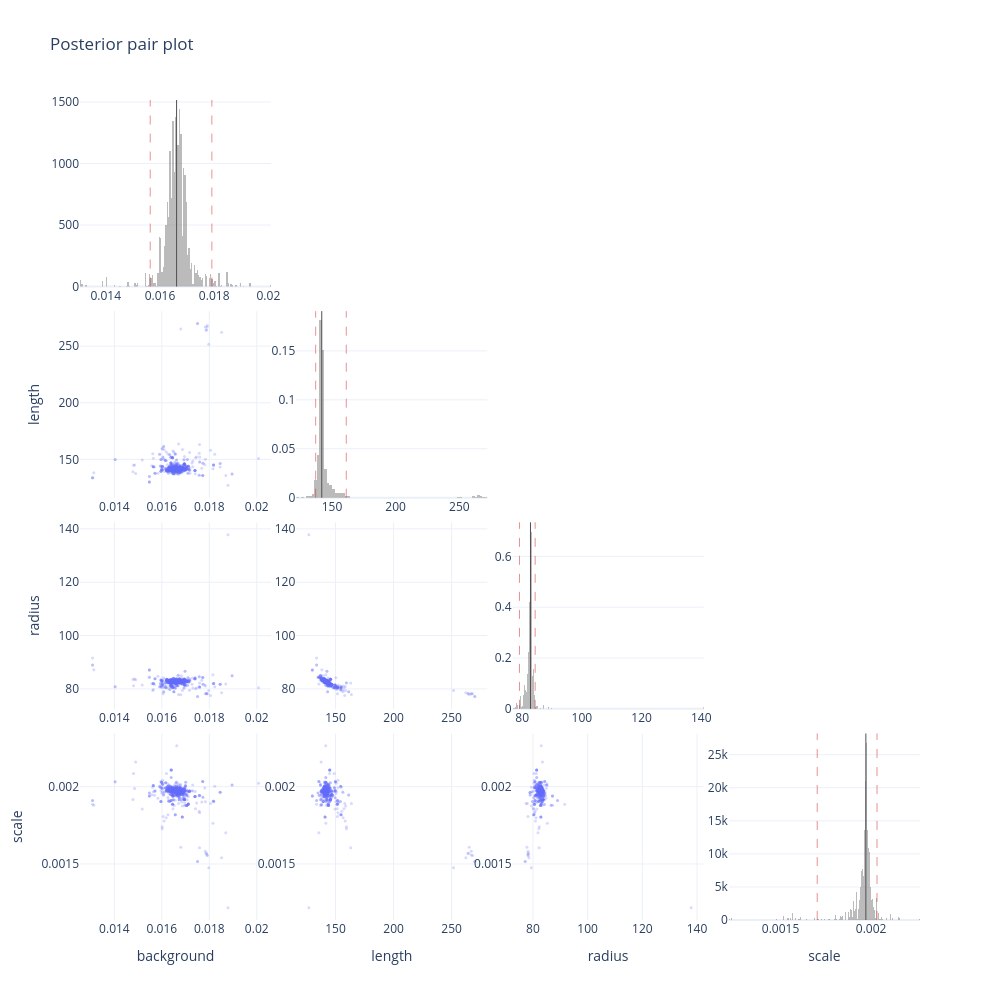

The cell this chart's notebook holds for it:
### Code cell
print('\nGenerating posterior pair (corner) plot...')
fitteri.plot_posterior_pairs()

### Figure 1 — Plotly figure (JSON) as saved in the notebook; plotly's stock layout.template omitted (floating-point values rounded to 4 significant figures; data arrays with more than 128 entries replaced by an {"elided": "..."} marker saying what was removed)
{"data": [{"histnorm": "probability density", "marker": {"color": "rgba(120, 120, 120, 0.5)"}, "name": "Marginal density", "showlegend": false, "type": "histogram", "x": {"elided": "6080 float values"}, "xaxis": "x", "yaxis": "y"}, {"marker": {"color": "rgba(99, 110, 250, 0.25)", "size": 3}, "mode": "markers", "showlegend": false, "type": "scatter", "x": {"elided": "750 float values"}, "xaxis": "x5", "y": {"elided": "750 float values"}, "yaxis": "y5"}, {"colorscale": [[0, "rgb(247,251,255)"], [0.125, "rgb(222,235,247)"], [0.25, "rgb(198,219,239)"], [0.375, "rgb(158,202,225)"], [0.5, "rgb(107,174,214)"], [0.625, "rgb(66,146,198)"], [0.75, "rgb(33,113,181)"], [0.875, "rgb(8,81,156)"], [1, "rgb(8,48,107)"]], "contours": {"coloring": "lines"}, "line": {"width": 1}, "ncontours": 6, "showlegend": false, "showscale": false, "type": "histogram2dcontour", "x": {"elided": "6080 float values"}, "xaxis": "x5", "y": {"elided": "6080 float values"}, "yaxis": "y5"}, {"histnorm": "probability density", "marker": {"color": "rgba(120, 120, 120, 0.5)"}, "name": "Marginal density", "showlegend": false, "type": "histogram", "x": {"elided": "6080 float values"}, "xaxis": "x6", "yaxis": "y6"}, {"marker": {"color": "rgba(99, 110, 250, 0.25)", "size": 3}, "mode": "markers", "showlegend": false, "type": "scatter", "x": {"elided": "750 float values"}, "xaxis": "x9", "y": {"elided": "750 float values"}, "yaxis": "y9"}, {"colorscale": [[0, "rgb(247,251,255)"], [0.125, "rgb(222,235,247)"], [0.25, "rgb(198,219,239)"], [0.375, "rgb(158,202,225)"], [0.5, "rgb(107,174,214)"], [0.625, "rgb(66,146,198)"], [0.75, "rgb(33,113,181)"], [0.875, "rgb(8,81,156)"], [1, "rgb(8,48,107)"]], "contours": {"coloring": "lines"}, "line": {"width": 1}, "ncontours": 6, "showlegend": false, "showscale": false, "type": "histogram2dcontour", "x": {"elided": "6080 float values"}, "xaxis": "x9", "y": {"elided": "6080 float values"}, "yaxis": "y9"}, {"marker": {"color": "rgba(99, 110, 250, 0.25)", "size": 3}, "mode": "markers", "showlegend": false, "type": "scatter", "x": {"elided": "750 float values"}, "xaxis": "x10", "y": {"elided": "750 float values"}, "yaxis": "y10"}, {"colorscale": [[0, "rgb(247,251,255)"], [0.125, "rgb(222,235,247)"], [0.25, "rgb(198,219,239)"], [0.375, "rgb(158,202,225)"], [0.5, "rgb(107,174,214)"], [0.625, "rgb(66,146,198)"], [0.75, "rgb(33,113,181)"], [0.875, "rgb(8,81,156)"], [1, "rgb(8,48,107)"]], "contours": {"coloring": "lines"}, "line": {"width": 1}, "ncontours": 6, "showlegend": false, "showscale": false, "type": "histogram2dcontour", "x": {"elided": "6080 float values"}, "xaxis": "x10", "y": {"elided": "6080 float values"}, "yaxis": "y10"}, {"histnorm": "probability density", "marker": {"color": "rgba(120, 120, 120, 0.5)"}, "name": "Marginal density", "showlegend": false, "type": "histogram", "x": {"elided": "6080 float values"}, "xaxis": "x11", "yaxis": "y11"}, {"marker": {"color": "rgba(99, 110, 250, 0.25)", "size": 3}, "mode": "markers", "showlegend": false, "type": "scatter", "x": {"elided": "750 float values"}, "xaxis": "x13", "y": {"elided": "750 float values"}, "yaxis": "y13"}, {"colorscale": [[0, "rgb(247,251,255)"], [0.125, "rgb(222,235,247)"], [0.25, "rgb(198,219,239)"], [0.375, "rgb(158,202,225)"], [0.5, "rgb(107,174,214)"], [0.625, "rgb(66,146,198)"], [0.75, "rgb(33,113,181)"], [0.875, "rgb(8,81,156)"], [1, "rgb(8,48,107)"]], "contours": {"coloring": "lines"}, "line": {"width": 1}, "ncontours": 6, "showlegend": false, "showscale": false, "type": "histogram2dcontour", "x": {"elided": "6080 float values"}, "xaxis": "x13", "y": {"elided": "6080 float values"}, "yaxis": "y13"}, {"marker": {"color": "rgba(99, 110, 250, 0.25)", "size": 3}, "mode": "markers", "showlegend": false, "type": "scatter", "x": {"elided": "750 float values"}, "xaxis": "x14", "y": {"elided": "750 float values"}, "yaxis": "y14"}, {"colorscale": [[0, "rgb(247,251,255)"], [0.125, "rgb(222,235,247)"], [0.25, "rgb(198,219,239)"], [0.375, "rgb(158,202,225)"], [0.5, "rgb(107,174,214)"], [0.625, "rgb(66,146,198)"], [0.75, "rgb(33,113,181)"], [0.875, "rgb(8,81,156)"], [1, "rgb(8,48,107)"]], "contours": {"coloring": "lines"}, "line": {"width": 1}, "ncontours": 6, "showlegend": false, "showscale": false, "type": "histogram2dcontour", "x": {"elided": "6080 float values"}, "xaxis": "x14", "y": {"elided": "6080 float values"}, "yaxis": "y14"}, {"marker": {"color": "rgba(99, 110, 250, 0.25)", "size": 3}, "mode": "markers", "showlegend": false, "type": "scatter", "x": {"elided": "750 float values"}, "xaxis": "x15", "y": {"elided": "750 float values"}, "yaxis": "y15"}, {"colorscale": [[0, "rgb(247,251,255)"], [0.125, "rgb(222,235,247)"], [0.25, "rgb(198,219,239)"], [0.375, "rgb(158,202,225)"], [0.5, "rgb(107,174,214)"], [0.625, "rgb(66,146,198)"], [0.75, "rgb(33,113,181)"], [0.875, "rgb(8,81,156)"], [1, "rgb(8,48,107)"]], "contours": {"coloring": "lines"}, "line": {"width": 1}, "ncontours": 6, "showlegend": false, "showscale": false, "type": "histogram2dcontour", "x": {"elided": "6080 float values"}, "xaxis": "x15", "y": {"elided": "6080 float values"}, "yaxis": "y15"}, {"histnorm": "probability density", "marker": {"color": "rgba(120, 120, 120, 0.5)"}, "name": "Marginal density", "showlegend": false, "type": "histogram", "x": {"elided": "6080 float values"}, "xaxis": "x16", "yaxis": "y16"}], "layout": {"height": 1000, "shapes": [{"line": {"color": "rgb(80, 80, 80)", "width": 1}, "type": "line", "x0": 0.01661, "x1": 0.01661, "xref": "x", "y0": 0, "y1": 1, "yref": "y domain"}, {"line": {"color": "rgba(214, 39, 40, 0.5)", "dash": "dash", "width": 1}, "type": "line", "x0": 0.01564, "x1": 0.01564, "xref": "x", "y0": 0, "y1": 1, "yref": "y domain"}, {"line": {"color": "rgba(214, 39, 40, 0.5)", "dash": "dash", "width": 1}, "type": "line", "x0": 0.01791, "x1": 0.01791, "xref": "x", "y0": 0, "y1": 1, "yref": "y domain"}, {"line": {"color": "rgb(80, 80, 80)", "width": 1}, "type": "line", "x0": 142.0, "x1": 142.0, "xref": "x6", "y0": 0, "y1": 1, "yref": "y6 domain"}, {"line": {"color": "rgba(214, 39, 40, 0.5)", "dash": "dash", "width": 1}, "type": "line", "x0": 137.2, "x1": 137.2, "xref": "x6", "y0": 0, "y1": 1, "yref": "y6 domain"}, {"line": {"color": "rgba(214, 39, 40, 0.5)", "dash": "dash", "width": 1}, "type": "line", "x0": 161.2, "x1": 161.2, "xref": "x6", "y0": 0, "y1": 1, "yref": "y6 domain"}, {"line": {"color": "rgb(80, 80, 80)", "width": 1}, "type": "line", "x0": 82.79, "x1": 82.79, "xref": "x11", "y0": 0, "y1": 1, "yref": "y11 domain"}, {"line": {"color": "rgba(214, 39, 40, 0.5)", "dash": "dash", "width": 1}, "type": "line", "x0": 79.11, "x1": 79.11, "xref": "x11", "y0": 0, "y1": 1, "yref": "y11 domain"}, {"line": {"color": "rgba(214, 39, 40, 0.5)", "dash": "dash", "width": 1}, "type": "line", "x0": 84.36, "x1": 84.36, "xref": "x11", "y0": 0, "y1": 1, "yref": "y11 domain"}, {"line": {"color": "rgb(80, 80, 80)", "width": 1}, "type": "line", "x0": 0.001971, "x1": 0.001971, "xref": "x16", "y0": 0, "y1": 1, "yref": "y16 domain"}, {"line": {"color": "rgba(214, 39, 40, 0.5)", "dash": "dash", "width": 1}, "type": "line", "x0": 0.001703, "x1": 0.001703, "xref": "x16", "y0": 0, "y1": 1, "yref": "y16 domain"}, {"line": {"color": "rgba(214, 39, 40, 0.5)", "dash": "dash", "width": 1}, "type": "line", "x0": 0.002033, "x1": 0.002033, "xref": "x16", "y0": 0, "y1": 1, "yref": "y16 domain"}], "showlegend": false, "title": {"text": "Posterior pair plot"}, "width": 1000, "xaxis": {"anchor": "y", "domain": [0, 0.2275]}, "xaxis10": {"anchor": "y10", "domain": [0.2575, 0.485]}, "xaxis11": {"anchor": "y11", "domain": [0.515, 0.7425]}, "xaxis12": {"anchor": "y12", "domain": [0.7725, 1]}, "xaxis13": {"anchor": "y13", "domain": [0, 0.2275], "title": {"text": "background"}}, "xaxis14": {"anchor": "y14", "domain": [0.2575, 0.485], "title": {"text": "length"}}, "xaxis15": {"anchor": "y15", "domain": [0.515, 0.7425], "title": {"text": "radius"}}, "xaxis16": {"anchor": "y16", "domain": [0.7725, 1], "title": {"text": "scale"}}, "xaxis2": {"anchor": "y2", "domain": [0.2575, 0.485]}, "xaxis3": {"anchor": "y3", "domain": [0.515, 0.7425]}, "xaxis4": {"anchor": "y4", "domain": [0.7725, 1]}, "xaxis5": {"anchor": "y5", "domain": [0, 0.2275]}, "xaxis6": {"anchor": "y6", "domain": [0.2575, 0.485]}, "xaxis7": {"anchor": "y7", "domain": [0.515, 0.7425]}, "xaxis8": {"anchor": "y8", "domain": [0.7725, 1]}, "xaxis9": {"anchor": "y9", "domain": [0, 0.2275]}, "yaxis": {"anchor": "x", "domain": [0.7725, 1]}, "yaxis10": {"anchor": "x10", "domain": [0.2575, 0.485]}, "yaxis11": {"anchor": "x11", "domain": [0.2575, 0.485]}, "yaxis12": {"anchor": "x12", "domain": [0.2575, 0.485]}, "yaxis13": {"anchor": "x13", "domain": [0, 0.2275], "title": {"text": "scale"}}, "yaxis14": {"anchor": "x14", "domain": [0, 0.2275]}, "yaxis15": {"anchor": "x15", "domain": [0, 0.2275]}, "yaxis16": {"anchor": "x16", "domain": [0, 0.2275]}, "yaxis2": {"anchor": "x2", "domain": [0.7725, 1]}, "yaxis3": {"anchor": "x3", "domain": [0.7725, 1]}, "yaxis4": {"anchor": "x4", "domain": [0.7725, 1]}, "yaxis5": {"anchor": "x5", "domain": [0.515, 0.7425], "title": {"text": "length"}}, "yaxis6": {"anchor": "x6", "domain": [0.515, 0.7425]}, "yaxis7": {"anchor": "x7", "domain": [0.515, 0.7425]}, "yaxis8": {"anchor": "x8", "domain": [0.515, 0.7425]}, "yaxis9": {"anchor": "x9", "domain": [0.2575, 0.485], "title": {"text": "radius"}}}}
